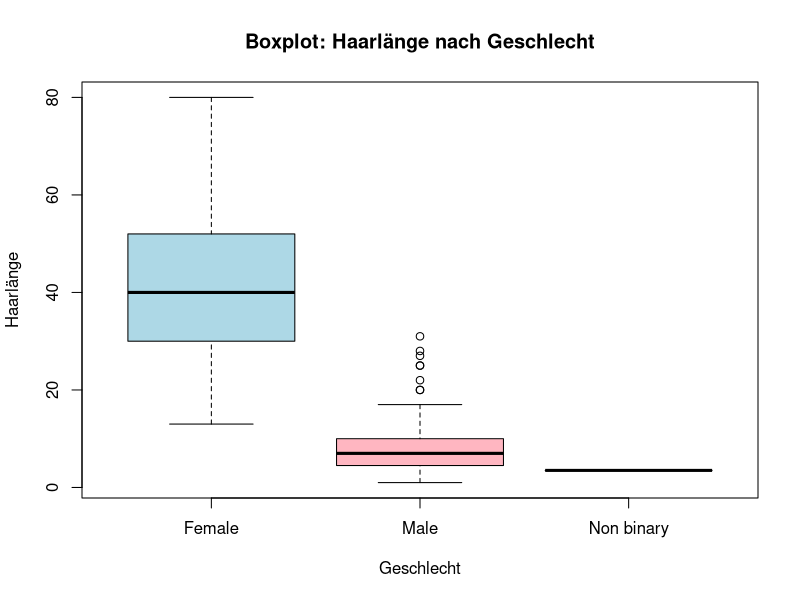
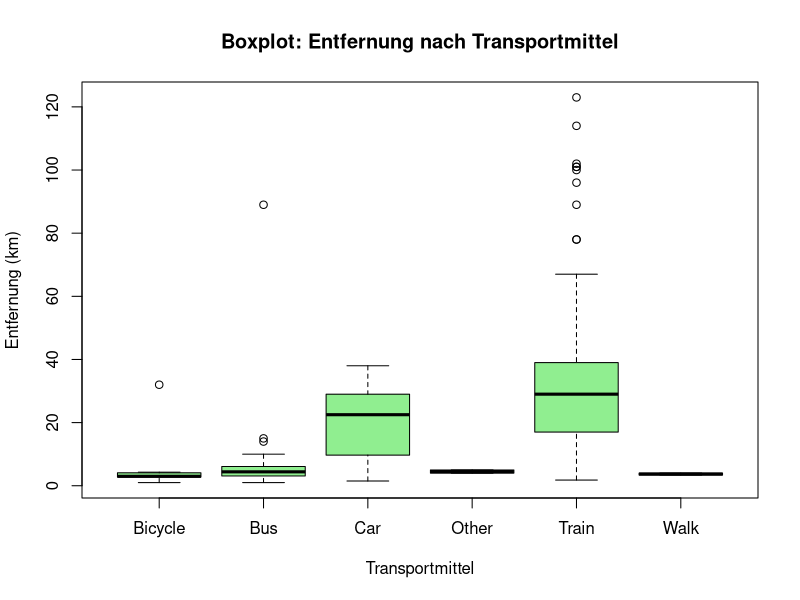
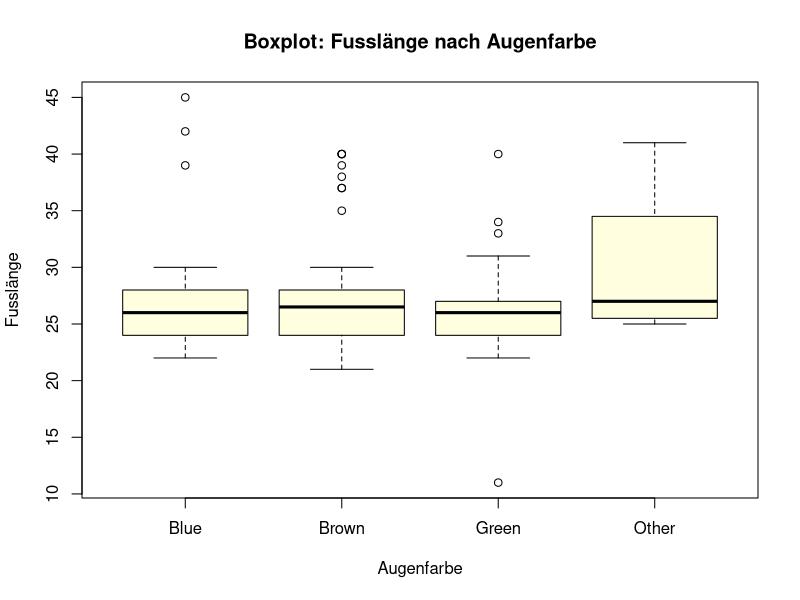
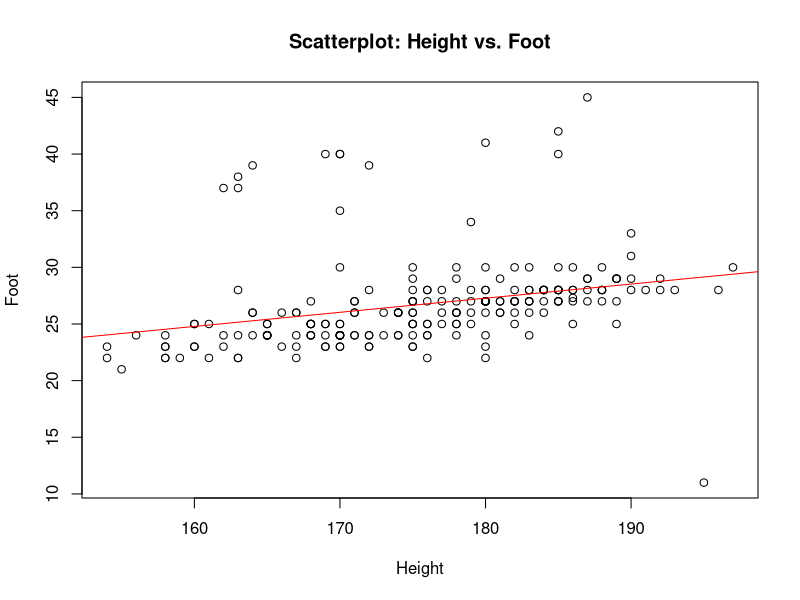
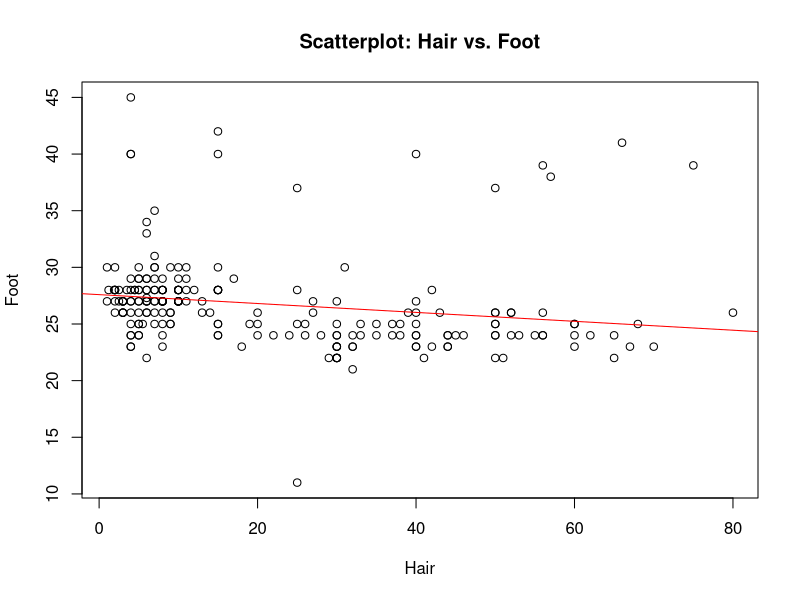
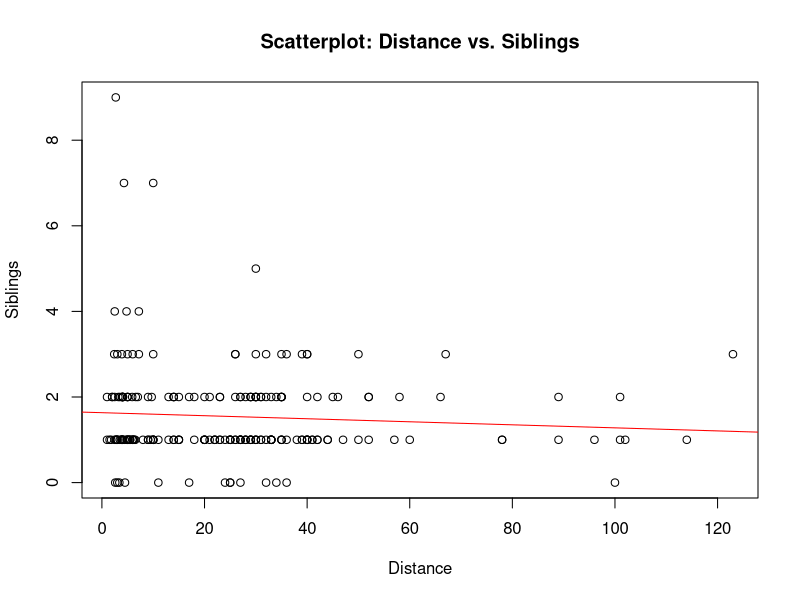

Write R code to recreate these figures, in order. (Note: this script raises an error after producing the figures.)
## ---- chunk 1
   library(readxl)
   data <- read_excel("../data/WDDA_03.xlsx", sheet = "BFH")
## ---- chunk 2
# Beispiel: Annahme, dass 'data' Ihren Datensatz enthält
male_height <- data$height[data$gender == "Male"]
female_height <- data$height[data$gender == "Female"]

mean_male <- mean(male_height, na.rm = TRUE)
mean_female <- mean(female_height, na.rm = TRUE)

cat("Mittlere Körpergrösse Männer:", mean_male, "cm\n")
cat("Mittlere Körpergrösse Frauen:", mean_female, "cm\n")
## ---- chunk 3
count_female_above_male_mean <- sum(female_height > mean_male, na.rm = TRUE)
count_male_below_female_mean <- sum(male_height < mean_female, na.rm = TRUE)

cat("Anzahl Frauen grösser als mittlere Männergrösse:", count_female_above_male_mean, "\n")
cat("Anzahl Männer kleiner als mittlere Frauengrösse:", count_male_below_female_mean, "\n")
## ---- chunk 4
mean_jar <- mean(data$jar, na.rm = TRUE)
cat("Mittelwert von jar:", mean_jar, "\n")
## ---- chunk 5
diff_to_actual <- abs(data$jar - 405)
best_index <- which.min(diff_to_actual)
best_birthdate <- data$dob[best_index]  # Annahme: Geburtsdatum in 'dob'
cat("Geburtsdatum des besten Schätzers:", best_birthdate, "\n")
## ---- chunk 6
closer_than_mean <- sum(abs(data$jar - 405) < abs(data$jar - mean_jar), na.rm = TRUE)
cat("Anzahl Individuen, die näher an 405 liegen als am Mittelwert:", closer_than_mean, "\n")
## ---- chunk 7
# Für jar:
mean_jar <- mean(data$jar, na.rm = TRUE)
median_jar <- median(data$jar, na.rm = TRUE)
cat("jar - Mittelwert:", mean_jar, "Median:", median_jar, "\n")

# Für siblings:
mean_siblings <- mean(data$siblings, na.rm = TRUE)
median_siblings <- median(data$siblings, na.rm = TRUE)
cat("siblings - Mittelwert:", mean_siblings, "Median:", median_siblings, "\n")

# Für distance:
mean_distance <- mean(data$distance, na.rm = TRUE)
median_distance <- median(data$distance, na.rm = TRUE)
cat("distance - Mittelwert:", mean_distance, "Median:", median_distance, "\n")
## ---- chunk 8
mean_gift <- mean(data$gift, na.rm = TRUE)  # Variable ggf. anpassen
cat("Durchschnittliche Ausgabe für ein Geschwister-Geschenk:", mean_gift, "CHF\n")
## ---- chunk 9
range_height <- diff(range(data$height, na.rm = TRUE))
range_maths <- diff(range(data$maths, na.rm = TRUE))
range_cash <- diff(range(data$cash, na.rm = TRUE))

cat("Spannweite height:", range_height, "cm\n")
cat("Spannweite maths:", range_maths, "\n")
cat("Spannweite cash:", range_cash, "CHF\n")
## ---- chunk 10
iqr_height <- IQR(data$height, na.rm = TRUE)
iqr_maths <- IQR(data$maths, na.rm = TRUE)
iqr_cash <- IQR(data$cash, na.rm = TRUE)

cat("IQR height:", iqr_height, "cm\n")
cat("IQR maths:", iqr_maths, "\n")
cat("IQR cash:", iqr_cash, "CHF\n")
## ---- chunk 11
boxplot(data$hair ~ data$gender,
        main = "Boxplot: Haarlänge nach Geschlecht",
        xlab = "Geschlecht", ylab = "Haarlänge",
        col = c("lightblue", "lightpink"))
## ---- chunk 12
# Beispiel (b): distance nach transport
boxplot(data$distance ~ as.factor(data$transport),
        main = "Boxplot: Entfernung nach Transportmittel",
        xlab = "Transportmittel", ylab = "Entfernung (km)",
        col = "lightgreen")

# Beispiel (c): foot nach eye
boxplot(data$foot ~ as.factor(data$eye),
        main = "Boxplot: Fusslänge nach Augenfarbe",
        xlab = "Augenfarbe", ylab = "Fusslänge",
        col = "lightyellow")
## ---- chunk 13
sd_height <- sd(data$height, na.rm = TRUE)
sd_maths <- sd(data$maths, na.rm = TRUE)
sd_cash <- sd(data$cash, na.rm = TRUE)

cat("Standardabweichung height:", sd_height, "cm\n")
cat("Standardabweichung maths:", sd_maths, "\n")
cat("Standardabweichung cash:", sd_cash, "CHF\n")
## ---- chunk 14
mean_h <- mean(data$height, na.rm = TRUE)
sd_h <- sd(data$height, na.rm = TRUE)
lower1 <- mean_h - sd_h; upper1 <- mean_h + sd_h
proportion1 <- mean(data$height >= lower1 & data$height <= upper1, na.rm = TRUE)
cat("Anteil innerhalb 1 SD für height:", proportion1, "\n")
## ---- chunk 15
mean_IHG <- mean(data$IHG, na.rm = TRUE)
median_IHG <- median(data$IHG, na.rm = TRUE)
quantiles <- quantile(data$IHG, probs = c(0.25, 0.75, 0.85), na.rm = TRUE)
iqr_IHG <- IQR(data$IHG, na.rm = TRUE)

cat("Mittelwert IHG:", mean_IHG, "\n")
cat("Median IHG:", median_IHG, "\n")
cat("Q1:", quantiles[1], " Q3:", quantiles[2], " IQR:", iqr_IHG, "\n")
cat("85. Perzentil:", quantiles[3], "\n")
## ---- chunk 16
winter <- c(18, 20, 15, 16, 21, 20, 12, 16, 19, 20)
sommer <- c(28, 18, 24, 32, 18, 29, 23, 38, 28, 18)
## ---- chunk 17
range_winter <- diff(range(winter))
iqr_winter <- IQR(winter)
range_sommer <- diff(range(sommer))
iqr_sommer <- IQR(sommer)

cat("Winter - Spannweite:", range_winter, ", IQR:", iqr_winter, "\n")
cat("Sommer - Spannweite:", range_sommer, ", IQR:", iqr_sommer, "\n")
## ---- chunk 18
var_winter <- var(winter)
sd_winter <- sd(winter)
vc_winter <- sd_winter / mean(winter) * 100  # in Prozent

var_sommer <- var(sommer)
sd_sommer <- sd(sommer)
vc_sommer <- sd_sommer / mean(sommer) * 100

cat("Winter - Varianz:", var_winter, ", SD:", sd_winter, ", VK:", vc_winter, "%\n")
cat("Sommer - Varianz:", var_sommer, ", SD:", sd_sommer, ", VK:", vc_sommer, "%\n")
## ---- chunk 19
z_height <- scale(data$height)
z_foot   <- scale(data$foot)
z_house  <- scale(data$house)

cat("Mittelwert z-height:", mean(z_height, na.rm = TRUE), "\n")
cat("SD z-height:", sd(z_height, na.rm = TRUE), "\n")
# Analog für foot und house
## ---- chunk 20
library(e1071)

skew_height <- skewness(data$height, na.rm = TRUE)
skew_distance <- skewness(data$distance, na.rm = TRUE)
skew_cash <- skewness(data$cash, na.rm = TRUE)
skew_hair_m <- skewness(data$hair[data$gender == "Male"], na.rm = TRUE)
skew_hair_f <- skewness(data$hair[data$gender == "Female"], na.rm = TRUE)

cat("Schiefe height:", skew_height, "\n")
cat("Schiefe distance:", skew_distance, "\n")
cat("Schiefe cash:", skew_cash, "\n")
cat("Schiefe hair (Männer):", skew_hair_m, "\n")
cat("Schiefe hair (Frauen):", skew_hair_f, "\n")
## ---- chunk 21
plot(data$height, data$foot,
     main = "Scatterplot: Height vs. Foot",
     xlab = "Height", ylab = "Foot")
lm_model_a <- lm(foot ~ height, data = data)
abline(lm_model_a, col = "red")
correlation_a <- cor(data$height, data$foot, use = "complete.obs")
cat("Korrelation (height, foot):", correlation_a, "\n")
## ---- chunk 22
# (b) hair vs. foot
plot(data$hair, data$foot,
     main = "Scatterplot: Hair vs. Foot",
     xlab = "Hair", ylab = "Foot")
lm_model_b <- lm(foot ~ hair, data = data)
abline(lm_model_b, col = "red")
correlation_b <- cor(data$hair, data$foot, use = "complete.obs")
cat("Korrelation (hair, foot):", correlation_b, "\n")

# (c) distance vs. siblings
plot(data$distance, data$siblings,
     main = "Scatterplot: Distance vs. Siblings",
     xlab = "Distance", ylab = "Siblings")
lm_model_c <- lm(siblings ~ distance, data = data)
abline(lm_model_c, col = "red")
correlation_c <- cor(data$distance, data$siblings, use = "complete.obs")
cat("Korrelation (distance, siblings):", correlation_c, "\n")
## ---- chunk 23
corr_total <- cor(data$height, data$hair, use = "complete.obs")
cat("Korrelation (gesamt):", corr_total, "\n")
## ---- chunk 24
corr_female <- cor(data$height[data$gender == "Female"],
                  data$hair[data$gender == "Female"], use = "complete.obs")
cat("Korrelation (Frauen):", corr_female, "\n")
## ---- chunk 25
corr_male <- cor(data$height[data$gender == "Male"],
                data$hair[data$gender == "Male"], use = "complete.obs")
cat("Korrelation (Männer):", corr_male, "\n")
## ---- chunk 26
mean_stock <- mean(data$Stock2008, na.rm = TRUE)
median_stock <- median(data$Stock2008, na.rm = TRUE)
quantiles_stock <- quantile(data$Stock2008, probs = c(0.25, 0.75), na.rm = TRUE)

cat("Mittelwert Stock 2008:", mean_stock, "\n")
cat("Median Stock 2008:", median_stock, "\n")
cat("Q1:", quantiles_stock[1], "Q3:", quantiles_stock[2], "\n")
## ---- chunk 27
boxplot(data$Stock2008,
        main = "Boxplot: Stock 2008",
        ylab = "Prozentuale Änderung")
## ---- chunk 28
# Angenommen, die Spalten heißen 'DAX' und 'CAC40'
corr_index <- cor(data$DAX, data$CAC40, use = "complete.obs")
cat("Korrelationskoeffizient (DAX, CAC40):", corr_index, "\n")
